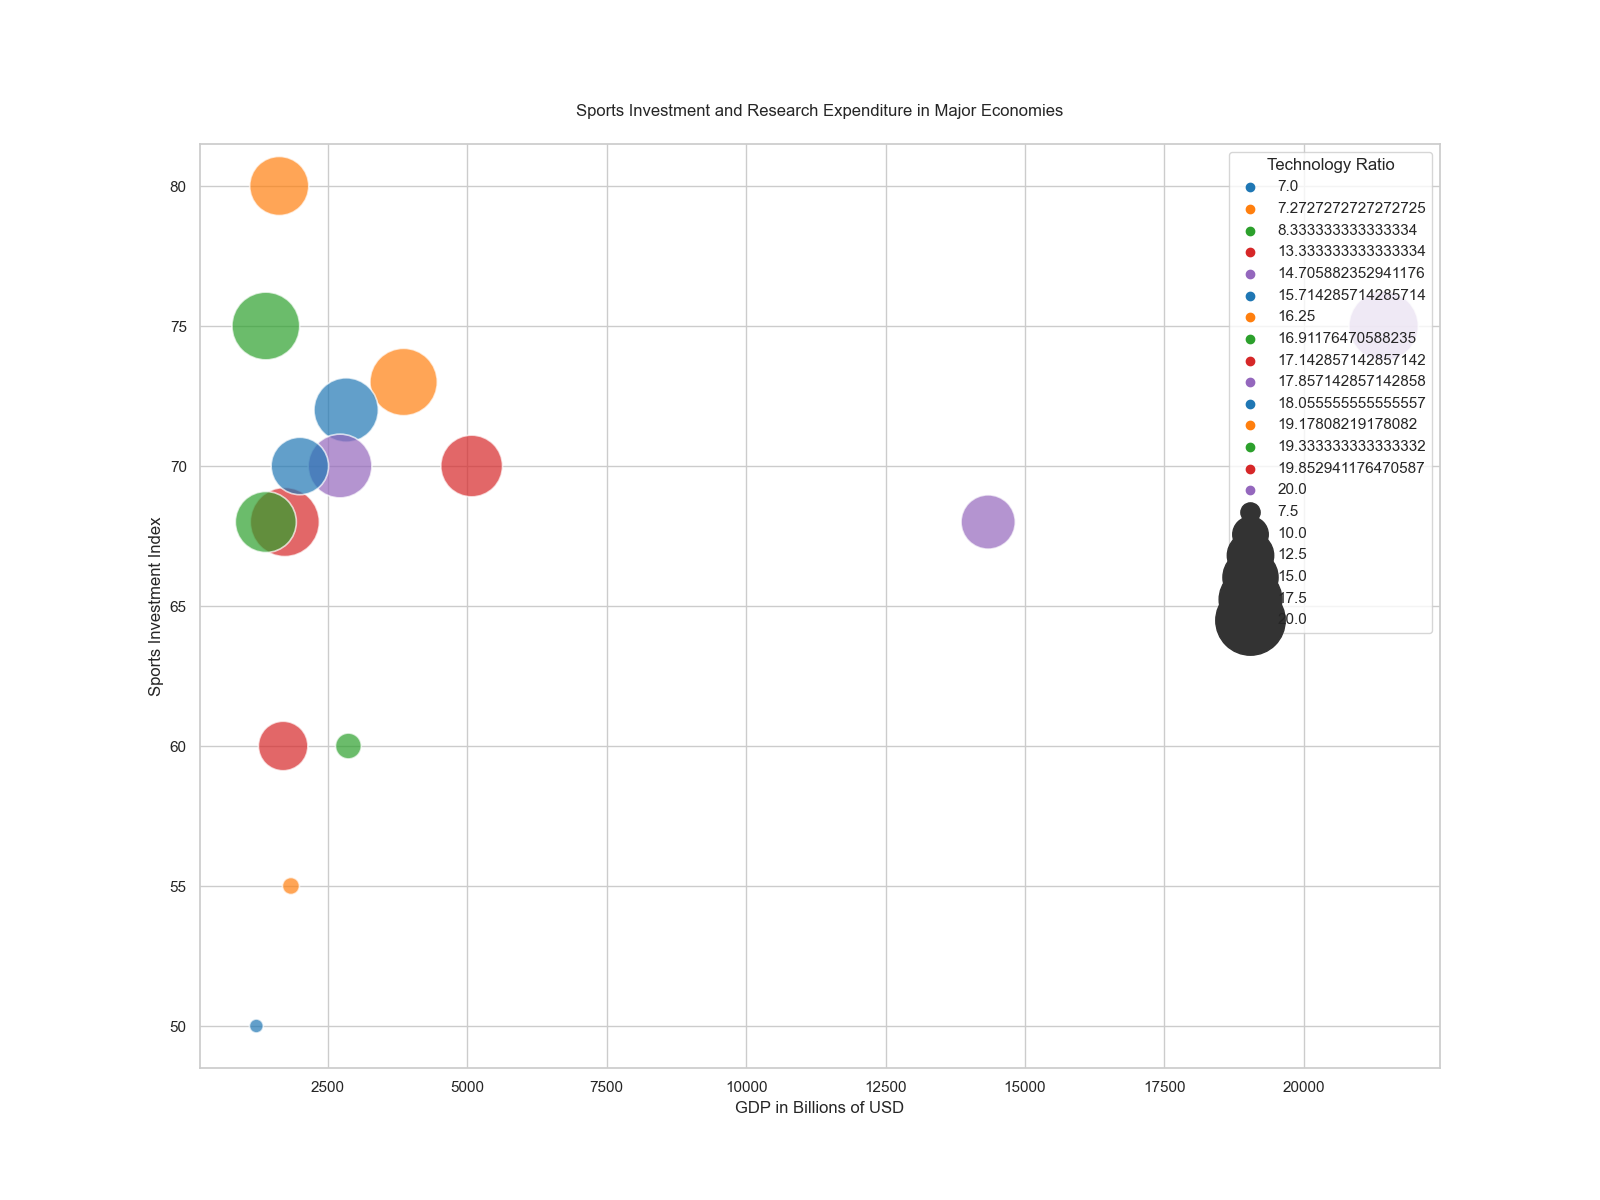

Here is the Python script that generated this plot:

import seaborn as sns
import matplotlib.pyplot as plt
import pandas as pd

data = pd.DataFrame({
    'Country': ['United States', 'China', 'Japan', 'Germany', 'India',
                'United Kingdom', 'France', 'Brazil', 'Canada', 'Russia',
                'Australia', 'South Korea', 'Italy', 'Mexico', 'Spain'],
    'GDP_Billion': [21430, 14340, 5080, 3860, 2870, 2830, 2720, 1840, 1730, 1700, 1390, 1630, 2000, 1220, 1390],
    'Innovation_Index': [85, 75, 80, 83, 65, 82, 78, 60, 79, 68, 81, 84, 77, 59, 76],
    'Sports_Investment': [75, 68, 70, 73, 60, 72, 70, 55, 68, 60, 75, 80, 70, 50, 68],
    'Population_Millions': [331, 1441, 126, 83, 1380, 68, 65, 213, 38, 146, 25, 52, 60, 129, 47],
    'Research_Expenditure_Per_Capita': [1500, 1000, 1200, 1400, 500, 1300, 1250, 400, 1350, 800, 1450, 1300, 1100, 350, 1150]
})

data['Technology_Ratio'] = data['Research_Expenditure_Per_Capita'] / data['Sports_Investment']

sns.set(style='whitegrid')

plt.figure(figsize=(16, 12))
bubble = sns.scatterplot(data=data, x='GDP_Billion', y='Sports_Investment',
                         size='Technology_Ratio', hue='Technology_Ratio',
                         palette=['#1f77b4', '#ff7f0e', '#2ca02c', '#d62728', '#9467bd'],
                         legend='brief', alpha=0.7, sizes=(100, 2500))

plt.xlabel('GDP in Billions of USD')
plt.ylabel('Sports Investment Index')
plt.title('Sports Investment and Research Expenditure in Major Economies', pad=20)
plt.legend(loc='upper right', title='Technology Ratio')

plt.show()
